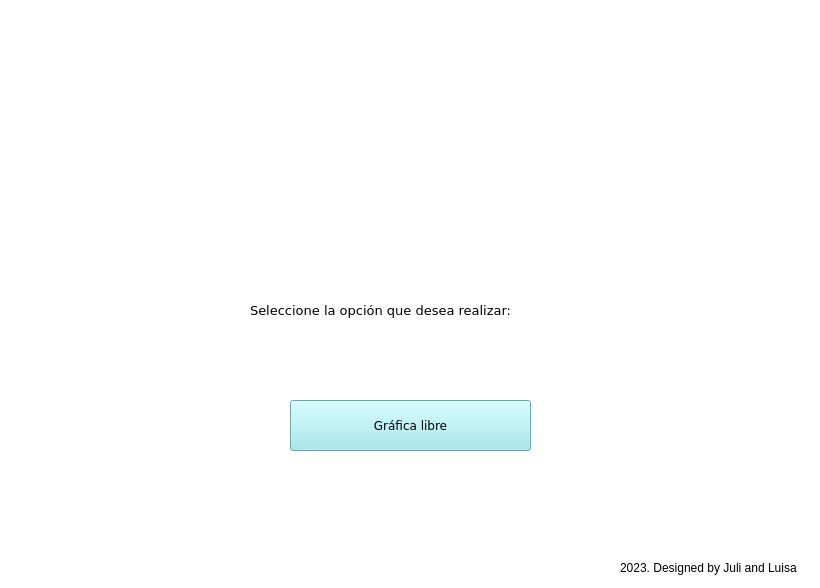
<?xml version="1.0" encoding="UTF-8"?>
<ui version="4.0">
 <class>MainWindow</class>
 <widget class="QMainWindow" name="MainWindow">
  <property name="geometry">
   <rect>
    <x>0</x>
    <y>0</y>
    <width>820</width>
    <height>588</height>
   </rect>
  </property>
  <property name="windowTitle">
   <string>MainWindow</string>
  </property>
  <property name="styleSheet">
   <string notr="true">background-color: rgb(255, 255, 255);</string>
  </property>
  <widget class="QWidget" name="centralwidget">
   <widget class="QFrame" name="frame">
    <property name="geometry">
     <rect>
      <x>-10</x>
      <y>-10</y>
      <width>881</width>
      <height>611</height>
     </rect>
    </property>
    <property name="font">
     <font>
      <pointsize>10</pointsize>
     </font>
    </property>
    <property name="styleSheet">
     <string notr="true">
background-color: rgb(255, 255, 255);</string>
    </property>
    <property name="frameShape">
     <enum>QFrame::StyledPanel</enum>
    </property>
    <property name="frameShadow">
     <enum>QFrame::Raised</enum>
    </property>
    <widget class="QLabel" name="label">
     <property name="geometry">
      <rect>
       <x>170</x>
       <y>40</y>
       <width>451</width>
       <height>261</height>
      </rect>
     </property>
     <property name="text">
      <string/>
     </property>
     <property name="pixmap">
      <pixmap>../../Downloads/GraphMat.png</pixmap>
     </property>
    </widget>
    <widget class="QPushButton" name="boton_2">
     <property name="geometry">
      <rect>
       <x>300</x>
       <y>410</y>
       <width>241</width>
       <height>51</height>
      </rect>
     </property>
     <property name="font">
      <font>
       <family>Verdana</family>
       <pointsize>9</pointsize>
      </font>
     </property>
     <property name="styleSheet">
      <string notr="true">background-color: rgb(153, 231, 235);</string>
     </property>
     <property name="text">
      <string>Gráfica libre</string>
     </property>
    </widget>
    <widget class="QLabel" name="label_2">
     <property name="geometry">
      <rect>
       <x>-50</x>
       <y>20</y>
       <width>281</width>
       <height>81</height>
      </rect>
     </property>
     <property name="text">
      <string/>
     </property>
     <property name="pixmap">
      <pixmap>../../Downloads/GraphMat (3).png</pixmap>
     </property>
    </widget>
    <widget class="QLabel" name="label_3">
     <property name="geometry">
      <rect>
       <x>260</x>
       <y>300</y>
       <width>371</width>
       <height>41</height>
      </rect>
     </property>
     <property name="font">
      <font>
       <family>Verdana</family>
       <pointsize>10</pointsize>
      </font>
     </property>
     <property name="text">
      <string>Seleccione la opción que desea realizar:</string>
     </property>
    </widget>
    <widget class="QLabel" name="label_4">
     <property name="geometry">
      <rect>
       <x>630</x>
       <y>570</y>
       <width>231</width>
       <height>16</height>
      </rect>
     </property>
     <property name="text">
      <string>2023. Designed by Juli and Luisa</string>
     </property>
    </widget>
   </widget>
  </widget>
 </widget>
 <resources/>
 <connections/>
</ui>
